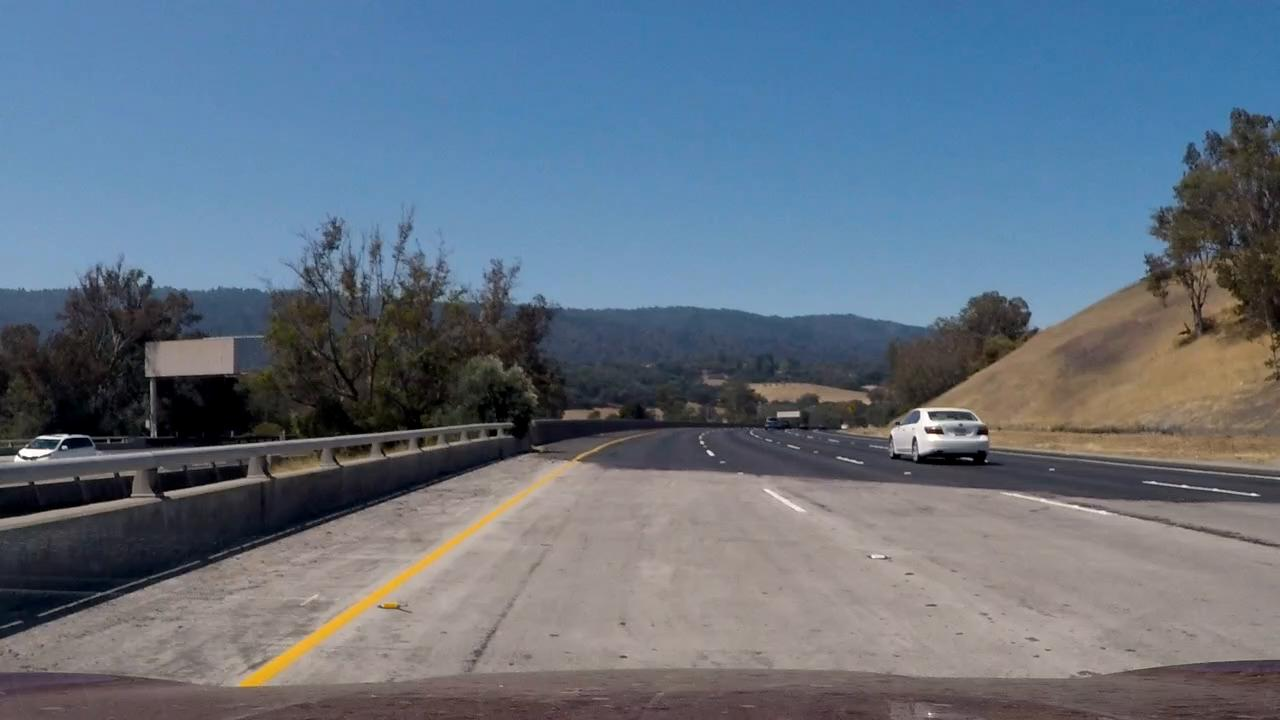
#> input picture test_images/proj_vid_frame24.jpg, 1280 x 720 px
$ python -i vehicle_detection_helper.py   (imports and definitions only)   (older library calls are emulated)
#> lines starting #> are read from the running program, lines starting #| are printed output that depends on the picture
import matplotlib.image as mpimg
import numpy as np
import cv2
from skimage.feature import hog


def get_hog_features(img, orient, pix_per_cell, cell_per_block,
                        vis=False, feature_vec=True):
    '''
    Define a function to return HOG features and visualization
    '''

    # Call with two outputs if vis==True
    if vis == True:
        features, hog_image = hog(img, orientations=orient,
                                  pixels_per_cell=(pix_per_cell, pix_per_cell),
                                  cells_per_block=(cell_per_block, cell_per_block),
                                  transform_sqrt=True, block_norm='L2-Hys',
                                  visualise=vis, feature_vector=feature_vec)
        return features, hog_image
    # Otherwise call with one output
    else:
        features = hog(img, orientations=orient,
                       pixels_per_cell=(pix_per_cell, pix_per_cell),
                       cells_per_block=(cell_per_block, cell_per_block),
                       transform_sqrt=True, block_norm='L2-Hys',
                       visualise=vis, feature_vector=feature_vec)
        return features


def bin_spatial(img, size=(32, 32)):
    '''
    Define a function to compute binned color features
    '''
    # Use cv2.resize().ravel() to create the feature vector
    features = cv2.resize(img, size).ravel()
    # Return the feature vector
    return features


def color_hist(img, nbins=32, bins_range=(0, 256), vis=False):
    '''
    Define a function to compute color histogram features
    NEED TO CHANGE bins_range if reading .png files with mpimg!
    '''
    # Compute the histogram of the color channels separately
    channel1_hist = np.histogram(img[:,:,0], bins=nbins, range=bins_range)
    channel2_hist = np.histogram(img[:,:,1], bins=nbins, range=bins_range)
    channel3_hist = np.histogram(img[:,:,2], bins=nbins, range=bins_range)
    # Concatenate the histograms into a single feature vector
    hist_features = np.concatenate((channel1_hist[0], channel2_hist[0], channel3_hist[0]))
    # Return the individual histograms, bin_centers and feature vector

    if vis == True:
        # Generating bin centers
        bin_edges = channel1_hist[1]
        bin_centers = (bin_edges[1:] + bin_edges[0:len(bin_edges)-1]) / 2
        return channel1_hist, channel2_hist, channel3_hist, bin_centers, hist_features
    else:
        return hist_features


# [117 lines left out: functions extract_features, slide_window, draw_boxes, not called in this run]


# Define a function to extract features from a single image window
# This function is very similar to extract_features()
# just for a single image rather than list of images
def single_img_features(img, color_space='RGB', spatial_size=(32, 32),
                        hist_bins=32, orient=9,
                        pix_per_cell=8, cell_per_block=2, hog_channel=0,
                        spatial_feat=True, hist_feat=True, hog_feat=True):
    #1) Define an empty list to receive features
    img_features = []
    #2) Apply color conversion if other than 'RGB'
    feature_image = np.copy(img)
    if color_space == 'HSV':
        feature_image = cv2.cvtColor(img, cv2.COLOR_RGB2HSV)
    elif color_space == 'LUV':
        feature_image = cv2.cvtColor(img, cv2.COLOR_RGB2LUV)
    elif color_space == 'HLS':
        feature_image = cv2.cvtColor(img, cv2.COLOR_RGB2HLS)
    elif color_space == 'YUV':
        feature_image = cv2.cvtColor(img, cv2.COLOR_RGB2YUV)
    elif color_space == 'YCrCb':
        feature_image = cv2.cvtColor(img, cv2.COLOR_RGB2YCrCb)
    elif color_space == 'LAB':
        feature_image = cv2.cvtColor(img, cv2.COLOR_RGB2LAB)
    #3) Compute spatial features if flag is set
    if spatial_feat == True:
        spatial_features = bin_spatial(feature_image, size=spatial_size)
        #4) Append features to list
        img_features.append(spatial_features)
    #5) Compute histogram features if flag is set
    if hist_feat == True:
        hist_features = color_hist(feature_image, nbins=hist_bins)
        #6) Append features to list
        img_features.append(hist_features)
    #7) Compute HOG features if flag is set
    if hog_feat == True:
        if hog_channel == 'ALL':
            hog_features = []
            for channel in range(feature_image.shape[2]):
                hog_features.extend(get_hog_features(feature_image[:,:,channel],
                                    orient, pix_per_cell, cell_per_block,
                                    vis=False, feature_vec=True))
        else:
            hog_features = get_hog_features(feature_image[:,:,hog_channel], orient,
                        pix_per_cell, cell_per_block, vis=False, feature_vec=True)
        #8) Append features to list
        img_features.append(hog_features)

    #9) Return concatenated array of features
    return np.concatenate(img_features)

# Define a function you will pass an image
# and the list of windows to be searched (output of slide_windows())
# [180 lines left out: functions search_windows, convert_color, find_cars, add_heat, apply_threshold, draw_labeled_bboxes and 1 more, not called in this run]

>>> import cv2
>>> picture = cv2.cvtColor(cv2.imread('test_images/proj_vid_frame24.jpg'), cv2.COLOR_BGR2RGB)
>>> result = single_img_features(picture)
#> in bin_spatial, `features = cv2.resize(img, size).ravel()`: features = 3072 values, max 245 at index 1893, min 0 at index 1562, mean 114.2
#> in single_img_features, `spatial_features = bin_spatial(feature_image, size=spatial_size)`: spatial_features has the same summary as features in bin_spatial
#> in color_hist, `hist_features = np.concatenate((channel1_hist[0], channel2_hist[0], ch..`: hist_features = 96 values, max 142978 at index 50, min 155 at index 93, mean 28800
#> in get_hog_features, `features = hog(img, orientations=orient, pixels_per_cell=(pix_per_cell..`:
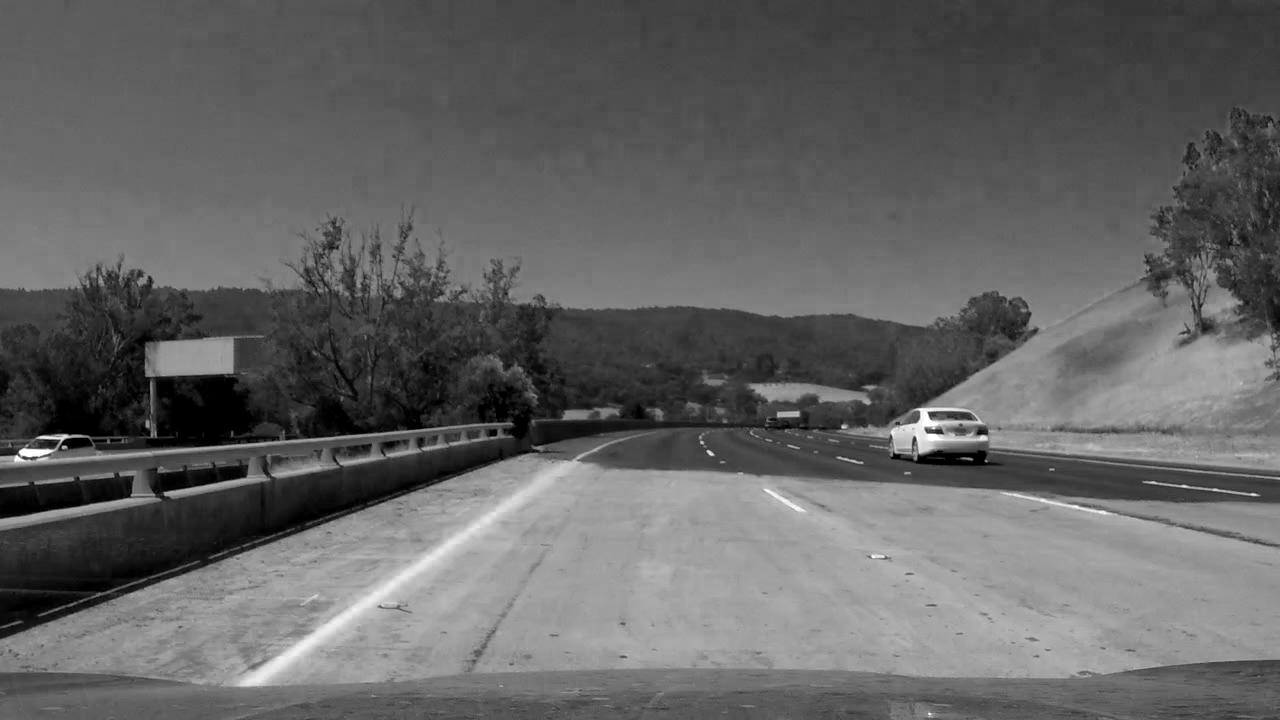
#> img: shape (720, 1280); min 0, max 255, mean 99.9

$ run again, on test_images/proj_vid_frame50.jpg
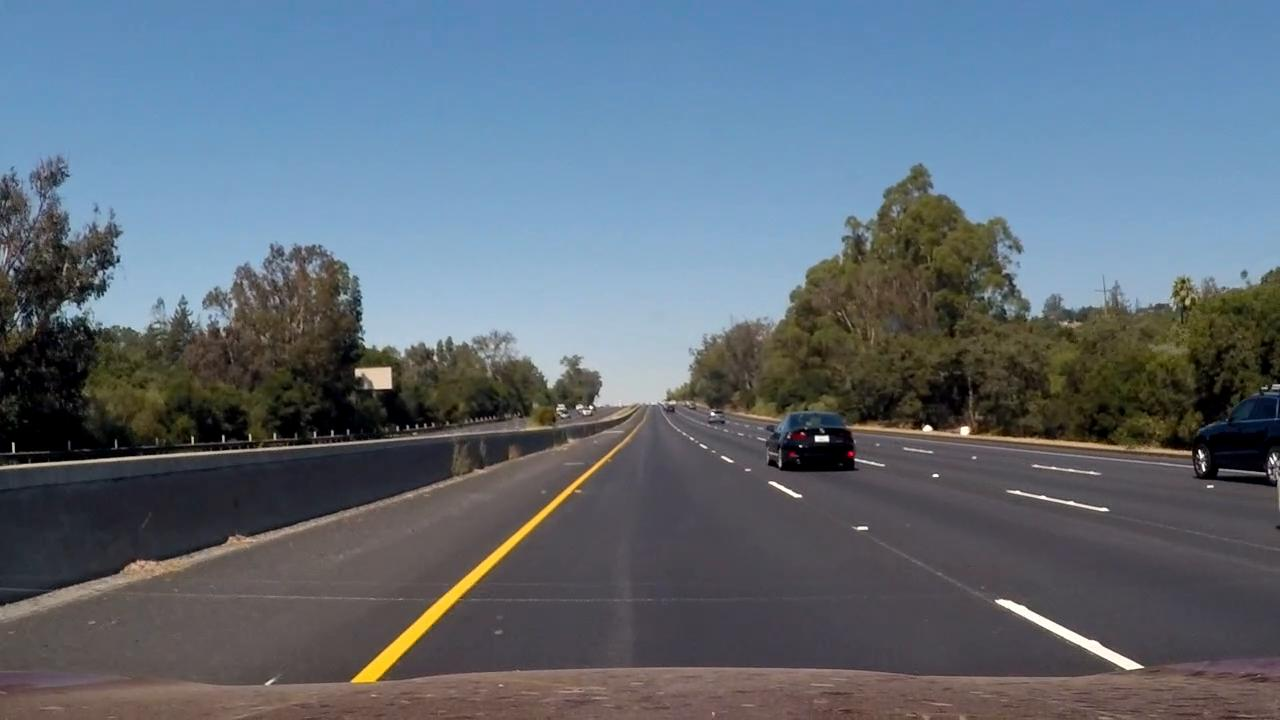
#> input picture test_images/proj_vid_frame50.jpg, 1280 x 720 px
#> features = 3072 values, max 255 at index 2811, min 0 at index 1728, mean 107.6
#> spatial_features has the same summary as features in bin_spatial
#> in color_hist, `hist_features = np.concatenate((channel1_hist[0], channel2_hist[0], ch..`: hist_features = 96 values, max 114899 at index 87, min 138 at index 60, mean 28800
#> in get_hog_features, `features = hog(img, orientations=orient, pixels_per_cell=(pix_per_cell..`:
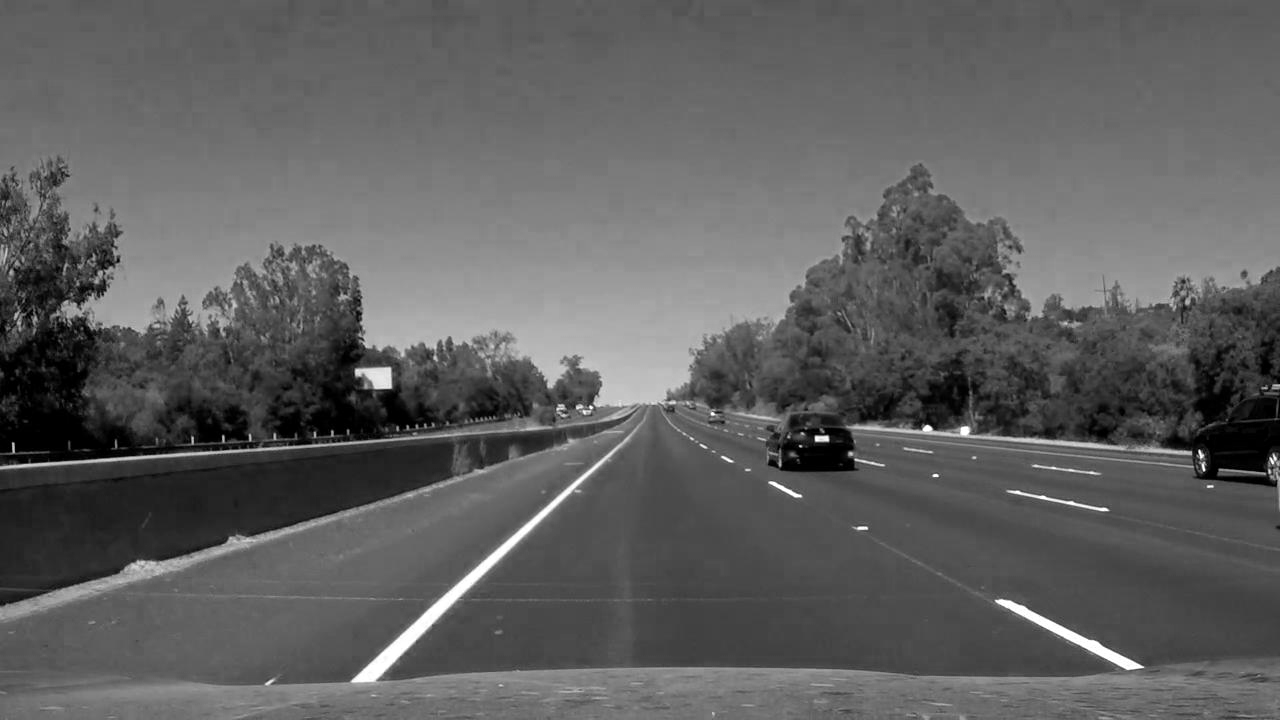
#> img: shape (720, 1280); min 0, max 255, mean 95.3

$ run again, on test_images/proj_vid_frame8.jpg
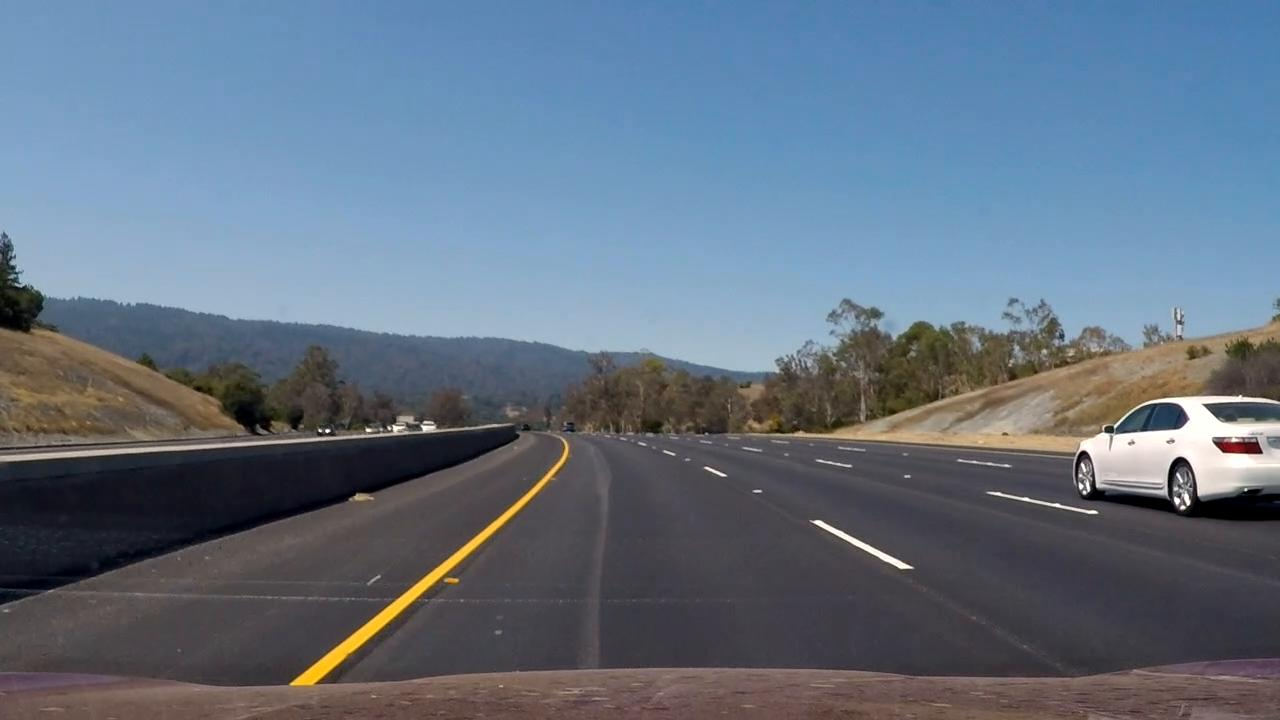
#> input picture test_images/proj_vid_frame8.jpg, 1280 x 720 px
#> features = 3072 values, max 255 at index 1911, min 0 at index 2202, mean 114.3
#> spatial_features has the same summary as features in bin_spatial
#> in color_hist, `hist_features = np.concatenate((channel1_hist[0], channel2_hist[0], ch..`: hist_features = 96 values, max 125961 at index 73, min 905 at index 60, mean 28800
#> in get_hog_features, `features = hog(img, orientations=orient, pixels_per_cell=(pix_per_cell..`:
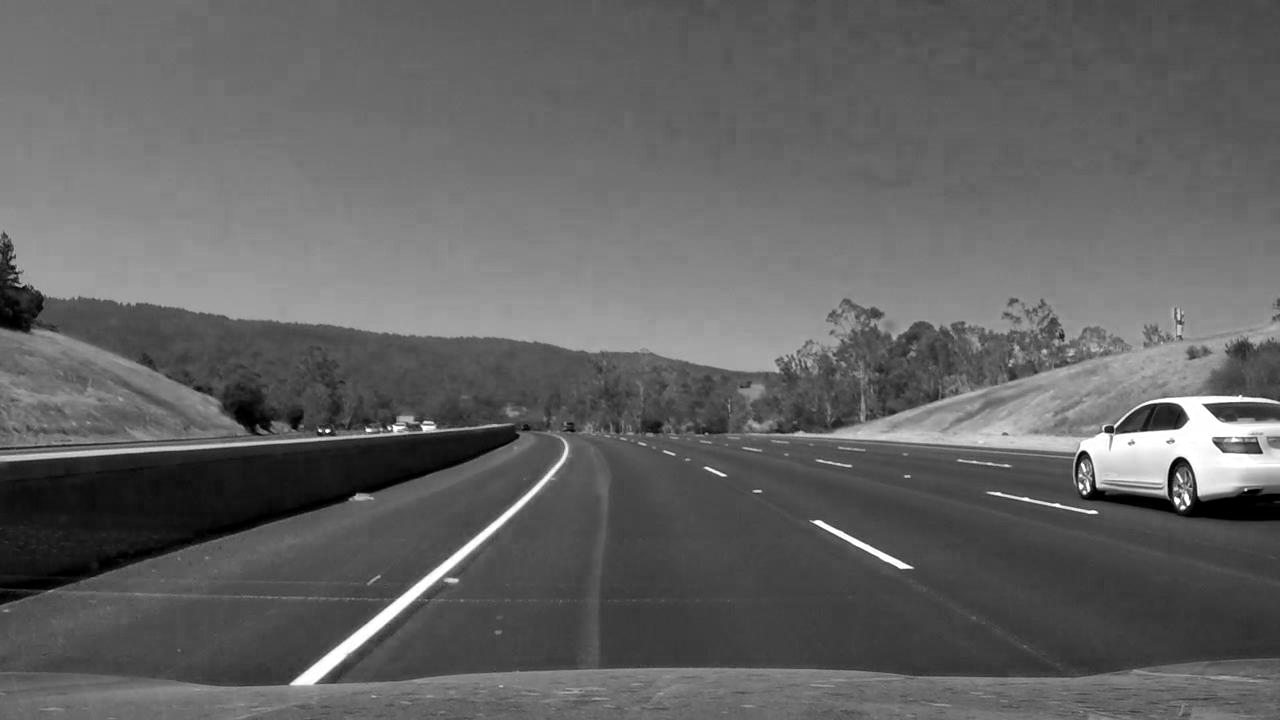
#> img: shape (720, 1280); min 0, max 255, mean 98.9

$ run again, on test_images/test1.jpg
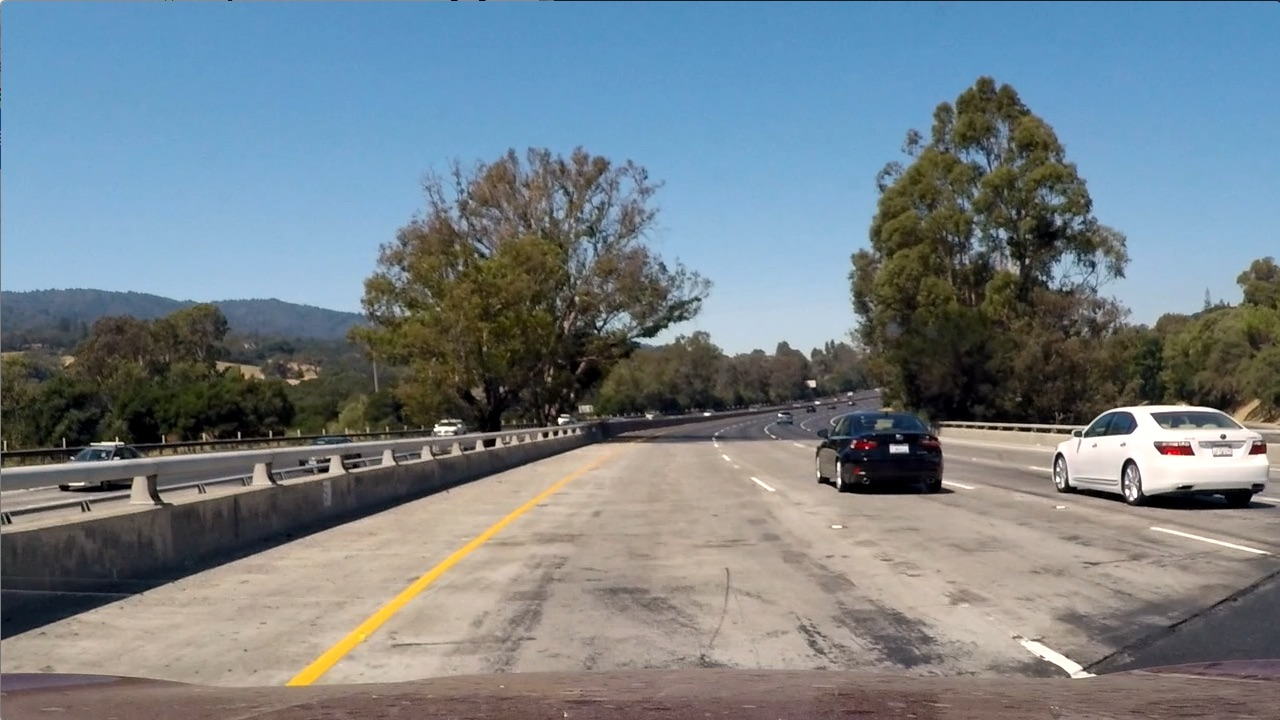
#> input picture test_images/test1.jpg, 1280 x 720 px
#> features = 3072 values, max 255 at index 1813, min 0 at index 1737, mean 127.1
#> spatial_features has the same summary as features in bin_spatial
#> in color_hist, `hist_features = np.concatenate((channel1_hist[0], channel2_hist[0], ch..`: hist_features = 96 values, max 111331 at index 89, min 936 at index 60, mean 28800
#> in get_hog_features, `features = hog(img, orientations=orient, pixels_per_cell=(pix_per_cell..`:
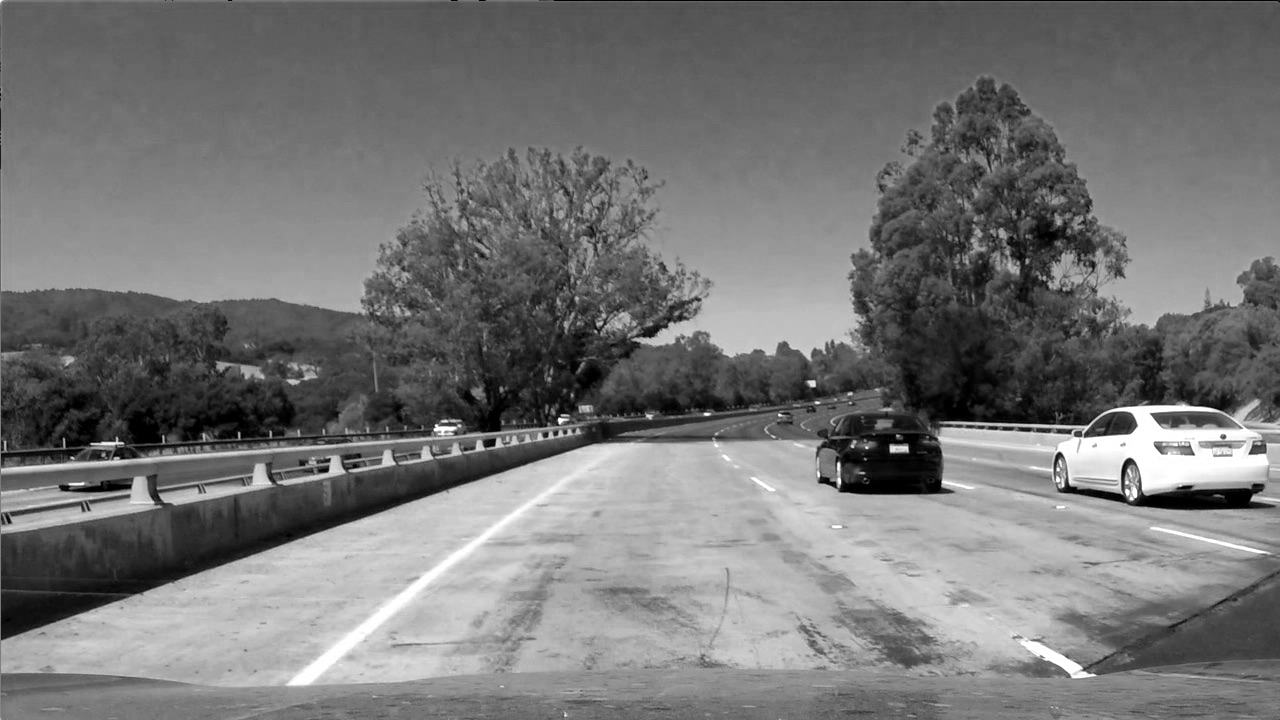
#> img: shape (720, 1280); min 0, max 255, mean 117.5
